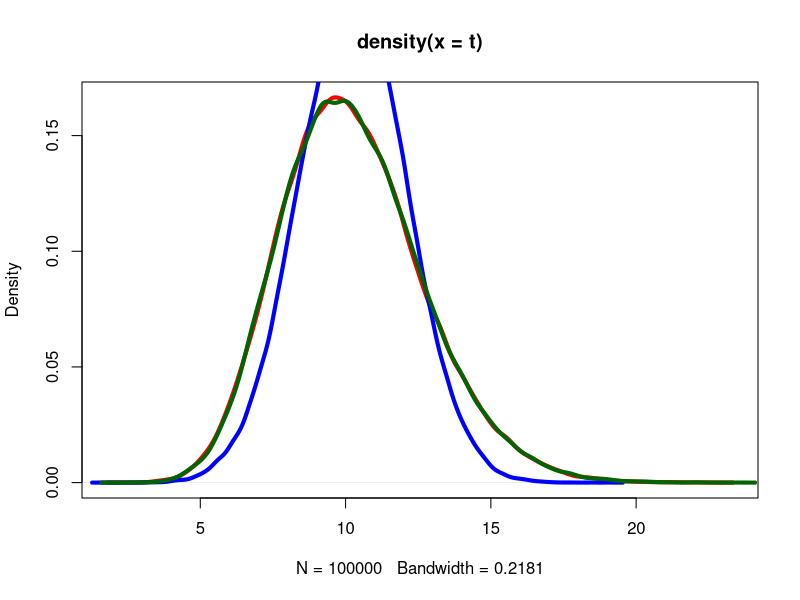

This chart was generated by the following R code:
# variables
mu_x = 3
mu_y = 5

sd_x = 1.5
sd_y = 2

N = 30

t = c()
for (i in 1:100000)
{
  x = rnorm(N, mean = mu_x, sd = sd_x)
  y = rnorm(N, mean = mu_y, sd = sd_y)

  t[i] = mean((x-y)^2)
  #t[i] = mean( ((x-y)/(sqrt(sd_x^2 + sd_y^2)))^2 )
}

# simulated sampling distribution
plot(density(t), col=c("red"), lwd = 4)

# normal approximation
mu = (sd_x^2 + mu_x^2) - 2*mu_x*mu_y + (sd_y^2 + mu_y^2)
sd = sqrt(4*(mu_x-mu_y)^2*(sd_x^2 + sd_y^2) / N)
z = rnorm(100000, mean = mu, sd = sd)
lines(density(z), col = c("blue"), lwd = 4)

# chi-squared approximation
ncp = N * ((mu_x-mu_y)^2 / (sd_x^2 + sd_y^2))
s = rchisq(100000, df = N, ncp = ncp)*(sd_x^2 + sd_y^2) / N
lines(density(s), col=c("darkgreen"), lwd = 4)
